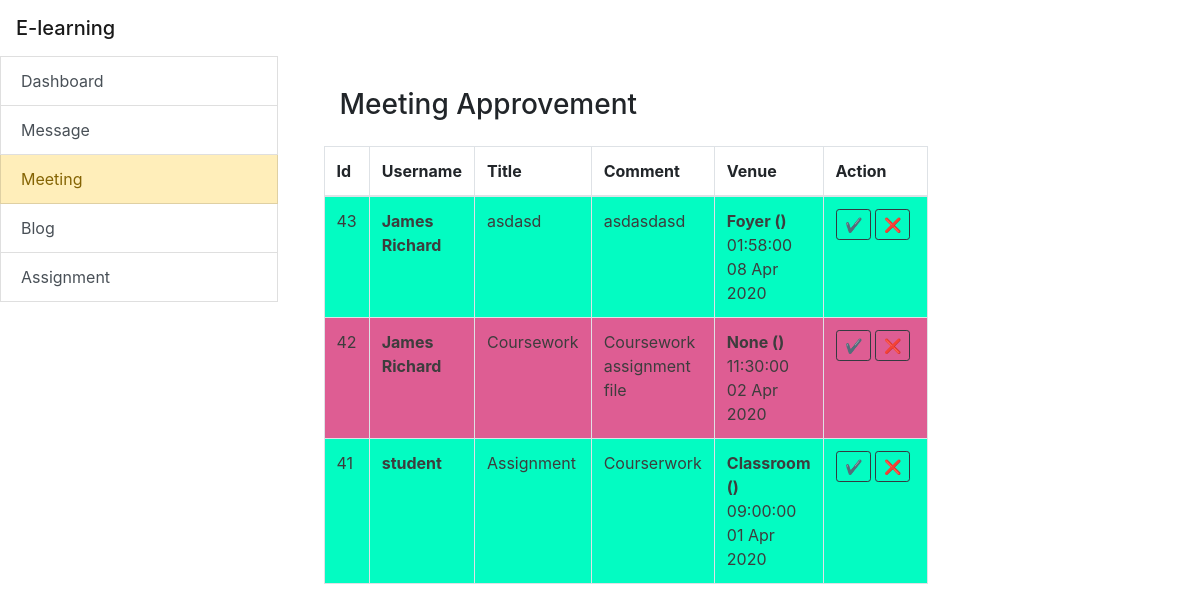
The page /lecture_meeting.php on the database its author committed.
### tables this page shows
CREATE TABLE `appointment` (
  `appointment_id` int(11) NOT NULL,
  `username` varchar(50) NOT NULL,
  `title` varchar(50) NOT NULL,
  `date` date NOT NULL,
  `time` time NOT NULL DEFAULT current_timestamp(),
  `type` varchar(30) NOT NULL,
  `venue` varchar(50) NOT NULL,
  `comment` text NOT NULL,
  `status` varchar(50) NOT NULL DEFAULT 'pending'
);

### include/function.php (called while the page is built, shortened)
<?php
include_once 'database.php';
function query($sql) {
  global $connection;
  return mysqli_query($connection, $sql);
}
function fetch_array($result){
  return mysqli_fetch_array($result);
}
 ?>

### lecture_meeting.php (the view, shortened to what this page needs)
<?php
include 'include/header.php';
?>
<div class="container-fluid row">
	<div class="list-group col-3">
		<?php include 'include/sidebar.php'; ?>
	</div>
			<div class="col-9 row p-3 mx-auto">
				<div class="col-lg-9">
					<h3 class="p-3">Meeting Approvement</h3>
<div class="overflow-auto mx-auto">
<table class="table table-bordered table-hover overflow-auto">
    <thead>
        <tr>
            <th>Id</th>
            <th>Username</th>
            <th>Title</th>
            <th>Comment</th>
            <th>Venue</th>
            <th>Action</th>
        </tr>
    </thead>
    <tbody>
<?php
$query = query("SELECT * FROM appointment ORDER BY appointment_id DESC");
    while ($row = fetch_array($query)) {
    $appointment_id = $row['appointment_id'];
    $username = $row['username'];
    $title = $row['title'];
    $comment = $row['comment'];
	$meeting_type = $row['meeting_type'];
    $venue = $row['venue'];
    $time = $row['time'];
    $date = $row['date'];
    $date = strtotime($date);
    $date = date('d M Y', $date);
    $status = $row['status'];
if($status == 'Approved'){
    echo '<tr style="background-color:#03fcc2">';
}elseif($status == 'Disapproved'){
    echo '<tr style="background-color:#de5d93">';
}
else{
    echo '<tr>';
}
echo "<td>$appointment_id</td>";
echo "<td><b>$username<b></td>";
echo "<td>$title</td>";
echo "<td>$comment</td>";
echo "<td><b>$venue ($meeting_type)</b><br> $time <br> $date</td>";
echo "<td style='width: 110px'><div class='row mx-auto'><a href='lecture_meeting.php?approve=$appointment_id' class='btn btn-outline-dark btn-sm' onclick='check_approve()'>✔️</a>
<a href='lecture_meeting.php?disapprove=$appointment_id' class='btn btn-outline-dark btn-sm ml-1' onclick='check_disapprove()'>❌</a></div></td>";
echo "</tr>";
}
?>
    </tbody>
</table>
</div>
				</div>
			</div>
		</div>
	<?php
	include './include/footer.php';
	?>

### lecture_meeting.php (style rules this page uses)
td { color: #3d3d3d; }

### rows shown on the page
appointment: appointment_id "43", username "James Richard", title "asdasd", comment "asdasdasd", venue "Foyer", time "01:58:00", date "08 Apr 2020"
appointment: appointment_id "42", username "James Richard", title "Coursework", comment "Coursework assignment file", venue "None", time "11:30:00", date "02 Apr 2020"
appointment: appointment_id "41", username "student", title "Assignment", comment "Courserwork", venue "Classroom", time "09:00:00", date "01 Apr 2020"

### other values the page prints
$value "Dashboard"
$value "Message"
$value "Meeting"
$value "Blog"
$value "Assignment"
